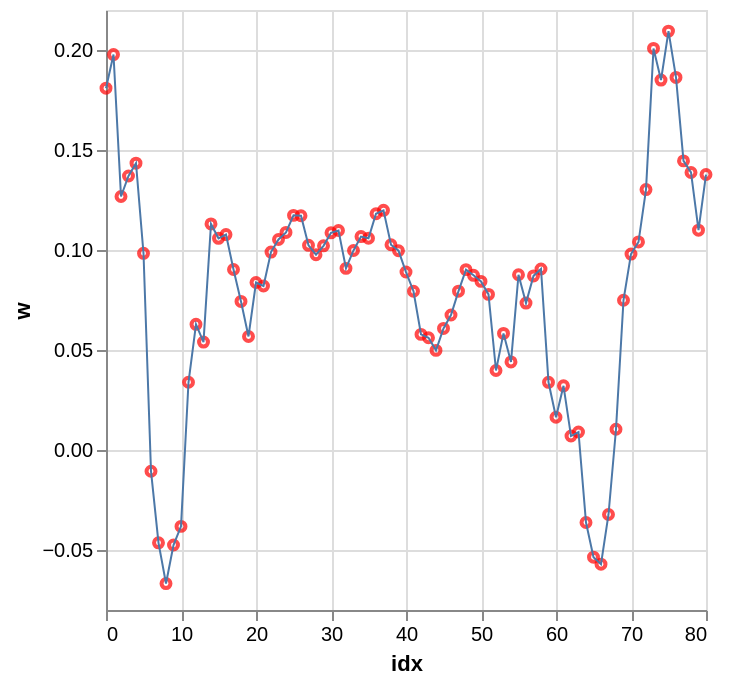

Here is the notebook cell this chart was saved with:
### Code cell
df_w = pd.DataFrame(
    {
        "idx": range(mcmc_samples["w"].shape[1]),
        "w": mcmc_samples["w"].mean(axis=0),
    }
)

points = alt.Chart(df_w).mark_point(size=20, color="red").encode(x="idx", y="w")
lines = alt.Chart(df_w).mark_line(size=1).encode(x="idx", y="w")

points + lines

### Figure 1 — Vega-Lite specification as saved in the notebook (floating-point values rounded to 4 significant figures)
{"config": {"view": {"continuousWidth": 300, "continuousHeight": 300}}, "layer": [{"mark": {"type": "point", "color": "red", "size": 20}, "encoding": {"x": {"field": "idx", "type": "quantitative"}, "y": {"field": "w", "type": "quantitative"}}}, {"mark": {"type": "line", "size": 1}, "encoding": {"x": {"field": "idx", "type": "quantitative"}, "y": {"field": "w", "type": "quantitative"}}}], "data": {"name": "data-832999b148808877040f96303bdf99a4"}, "$schema": "https://vega.github.io/schema/vega-lite/v6.1.0.json", "datasets": {"data-832999b148808877040f96303bdf99a4": [{"idx": 0, "w": 0.1809}, {"idx": 1, "w": 0.1977}, {"idx": 2, "w": 0.1268}, {"idx": 3, "w": 0.137}, {"idx": 4, "w": 0.1434}, {"idx": 5, "w": 0.09835}, {"idx": 6, "w": -0.0106}, {"idx": 7, "w": -0.04641}, {"idx": 8, "w": -0.06678}, {"idx": 9, "w": -0.04752}, {"idx": 10, "w": -0.0382}, {"idx": 11, "w": 0.03387}, {"idx": 12, "w": 0.06284}, {"idx": 13, "w": 0.05396}, {"idx": 14, "w": 0.113}, {"idx": 15, "w": 0.1058}, {"idx": 16, "w": 0.1077}, {"idx": 17, "w": 0.09025}, {"idx": 18, "w": 0.07429}, {"idx": 19, "w": 0.05677}, {"idx": 20, "w": 0.08374}, {"idx": 21, "w": 0.08202}, {"idx": 22, "w": 0.09896}, {"idx": 23, "w": 0.1053}, {"idx": 24, "w": 0.1088}, {"idx": 25, "w": 0.1173}, {"idx": 26, "w": 0.1171}, {"idx": 27, "w": 0.1023}, {"idx": 28, "w": 0.09763}, {"idx": 29, "w": 0.1021}, {"idx": 30, "w": 0.1086}, {"idx": 31, "w": 0.1098}, {"idx": 32, "w": 0.09082}, {"idx": 33, "w": 0.09977}, {"idx": 34, "w": 0.1067}, {"idx": 35, "w": 0.1059}, {"idx": 36, "w": 0.1181}, {"idx": 37, "w": 0.1198}, {"idx": 38, "w": 0.1026}, {"idx": 39, "w": 0.09965}, {"idx": 40, "w": 0.08898}, {"idx": 41, "w": 0.07937}, {"idx": 42, "w": 0.05781}, {"idx": 43, "w": 0.05611}, {"idx": 44, "w": 0.04981}, {"idx": 45, "w": 0.06078}, {"idx": 46, "w": 0.06748}, {"idx": 47, "w": 0.07942}, {"idx": 48, "w": 0.09019}, {"idx": 49, "w": 0.08734}, {"idx": 50, "w": 0.08431}, {"idx": 51, "w": 0.07781}, {"idx": 52, "w": 0.03975}, {"idx": 53, "w": 0.05829}, {"idx": 54, "w": 0.04403}, {"idx": 55, "w": 0.08762}, {"idx": 56, "w": 0.07345}, {"idx": 57, "w": 0.08704}, {"idx": 58, "w": 0.09052}, {"idx": 59, "w": 0.03385}, {"idx": 60, "w": 0.01637}, {"idx": 61, "w": 0.03209}, {"idx": 62, "w": 0.006979}, {"idx": 63, "w": 0.009001}, {"idx": 64, "w": -0.03626}, {"idx": 65, "w": -0.0536}, {"idx": 66, "w": -0.0571}, {"idx": 67, "w": -0.03224}, {"idx": 68, "w": 0.01037}, {"idx": 69, "w": 0.0749}, {"idx": 70, "w": 0.09797}, {"idx": 71, "w": 0.104}, {"idx": 72, "w": 0.1302}, {"idx": 73, "w": 0.2008}, {"idx": 74, "w": 0.185}, {"idx": 75, "w": 0.2094}, {"idx": 76, "w": 0.1863}, {"idx": 77, "w": 0.1446}, {"idx": 78, "w": 0.1388}, {"idx": 79, "w": 0.1099}, {"idx": 80, "w": 0.1377}]}}
